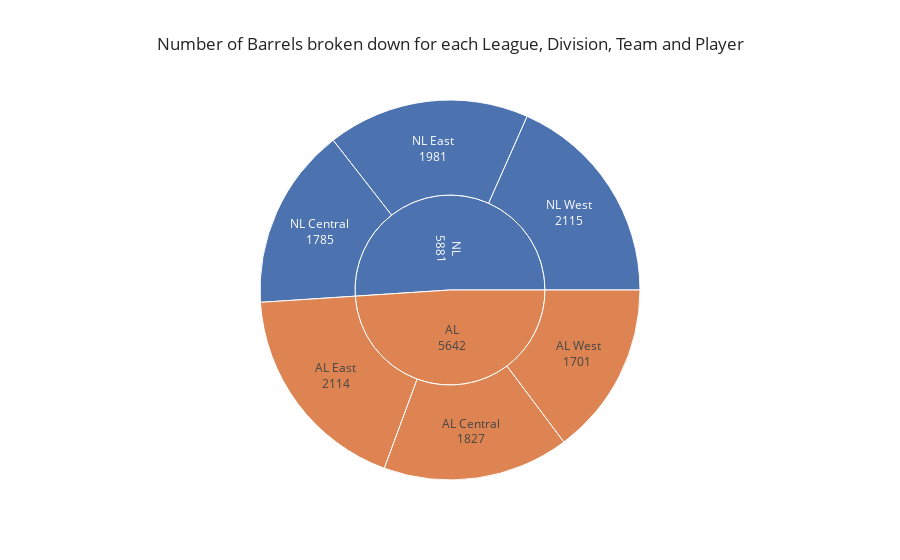

Notebook code for this chart:
### Markdown cell above
#### Speed Percentile Sunburst

### Code cell
fig = px.sunburst(
    data_frame=one_team,
    path=["League", "Division", "Team", "Name"],
    values="SprintSpeed_percentile",
    maxdepth=2,
    hover_name="League",
    hover_data={"Team":False, "Spd":True},
    template="seaborn",
    title="Number of Barrels broken down for each League, Division, Team and Player"
)
fig.update_traces(textinfo='label+value')

### Figure 1 — Plotly figure (JSON) as saved in the notebook; plotly's stock layout.template omitted (floating-point values rounded to 4 significant figures; data arrays with more than 128 entries replaced by an {"elided": "..."} marker saying what was removed)
{"data": [{"branchvalues": "total", "customdata": {"elided": "245x2 mixed values"}, "domain": {"x": [0, 1], "y": [0, 1]}, "hovertemplate": "<b>%{hovertext}</b><br><br>labels=%{label}<br>SprintSpeed_percentile=%{value}<br>parent=%{parent}<br>id=%{id}<br>Spd=%{customdata[1]}<extra></extra>", "hovertext": {"elided": "245 str values"}, "ids": {"elided": "245 str values"}, "labels": {"elided": "245 str values"}, "maxdepth": 2, "name": "", "parents": {"elided": "245 str values"}, "textinfo": "label+value", "type": "sunburst", "values": {"elided": "245 int values"}}], "layout": {"legend": {"tracegroupgap": 0}, "title": {"text": "Number of Barrels broken down for each League, Division, Team and Player"}}}
